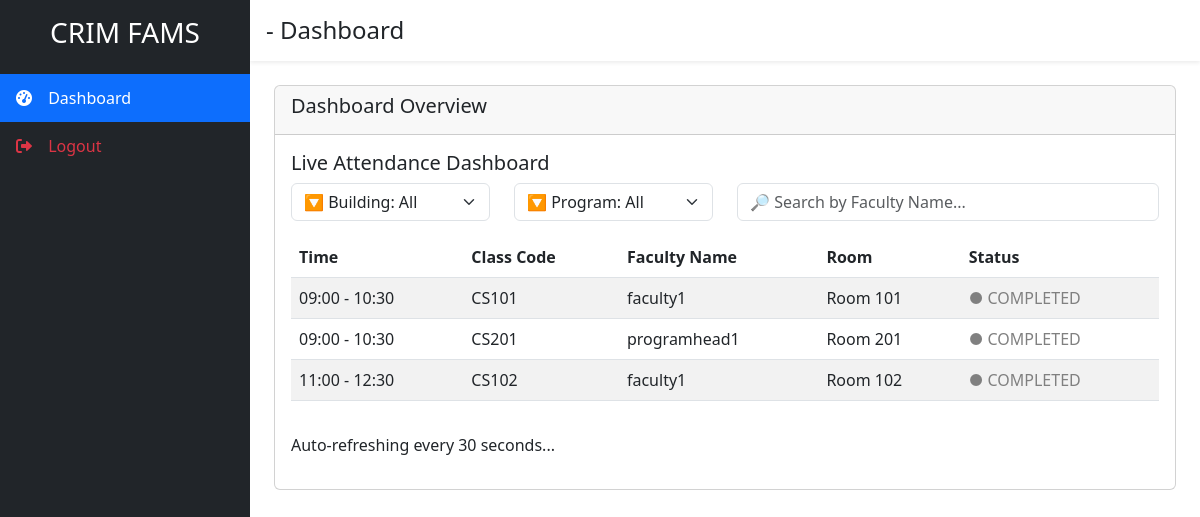
The page /frontend_php/dashboard.php (signed in) on the database its author committed.
### tables this page shows
CREATE TABLE schedules (
    id INT AUTO_INCREMENT PRIMARY KEY,
    faculty_id INT,
    course_code VARCHAR(50),
    room_number VARCHAR(50),
    start_time TIME,
    end_time TIME,
    date DATE,
    FOREIGN KEY (faculty_id) REFERENCES users(id)
);

CREATE TABLE users (
    id INT AUTO_INCREMENT PRIMARY KEY,
    username VARCHAR(50) UNIQUE NOT NULL,
    password VARCHAR(255) NOT NULL,
    role ENUM('ADMIN', 'FACULTY', 'SECRETARY', 'PROGRAM_HEAD') NOT NULL,
    email VARCHAR(100),
    created_at TIMESTAMP DEFAULT CURRENT_TIMESTAMP
);

### frontend_php/dashboard.php (the view, shortened to what this page needs)
<!DOCTYPE html>
<html lang="en">
<head>
    <link href="https://cdn.jsdelivr.net/npm/bootstrap@5.3.0/dist/css/bootstrap.min.css" rel="stylesheet">
    <link href="https://cdnjs.cloudflare.com/ajax/libs/font-awesome/6.0.0/css/all.min.css" rel="stylesheet">
    <link href="../frontend/css/dashboard.css" rel="stylesheet">
</head>
<body>
    <div class="d-flex">
        <nav class="sidebar bg-dark">
            <div class="sidebar-header">
                <h3 class="text-white text-center py-3">CRIM FAMS</h3>
            </div>
            <ul class="nav flex-column">
                <li class="nav-item">
                    <a class="nav-link active" href="dashboard.php">
                        <i class="fas fa-tachometer-alt"></i> Dashboard
                    </a>
                </li>
                <li class="nav-item mt-auto">
                    <a class="nav-link text-danger" href="logout.php">
                        <i class="fas fa-sign-out-alt"></i> Logout
                    </a>
                </li>
            </ul>
        </nav>
        <div class="main-content flex-grow-1">
            <header class="bg-white shadow-sm p-3 d-flex align-items-center">
                <h4 class="mb-0"><?php echo $_SESSION['role']; ?> - <?php echo in_array($_SESSION['role'], ['PROGRAM_HEAD', 'SECRETARY', 'ADMIN']) ? 'Live Attendance Dashboard' : 'Dashboard'; ?></h4>
            </header>
            <main class="p-4">
                <div class="row">
                    <div class="col-md-12">
                        <div class="card">
                            <div class="card-header">
                                <h5>Dashboard Overview</h5>
                            </div>
                            <div class="card-body">
                                <?php
                                $db = Database::getInstance()->getConnection();
                                $role = $_SESSION['role'];
                                $user_id = $_SESSION['user_id'];
                                if ($role === 'FACULTY') {
                                    $stmt = $db->prepare('SELECT * FROM schedules WHERE faculty_id = ? AND date = CURDATE() ORDER BY start_time');
                                    $stmt->execute([$user_id]);
                                    $schedules = $stmt->fetchAll(PDO::FETCH_ASSOC);
                                    if ($schedules) {
                                        echo '<h5>Your Schedule Today</h5>';
                                        echo '<ul class="list-group mb-3">';
                                        foreach ($schedules as $schedule) {
                                            echo '<li class="list-group-item d-flex justify-content-between align-items-center">';
                                            echo $schedule['course_code'] . ' - ' . $schedule['room_number'];
                                            echo '<span class="badge bg-primary">' . date('H:i', strtotime($schedule['start_time'])) . ' - ' . date('H:i', strtotime($schedule['end_time'])) . '</span>';
                                            echo '</li>';
                                        }
                                        echo '</ul>';
                                    } else {
                                        echo '<p>No classes scheduled for today.</p>';
                                    }
                                    echo '<div class="d-flex flex-column flex-md-row gap-3 mb-4">';
                                    echo '<button class="btn btn-success btn-lg" onclick="openScanner(\'office\')">🏢 SCAN OFFICE TIME-IN/OUT</button>';
                                    echo '<button class="btn btn-primary btn-lg" onclick="openScanner(\'classroom\')">🚪 SCAN CLASSROOM CHECK-IN</button>';
                                    echo '</div>';
                                } elseif (in_array($role, ['PROGRAM_HEAD', 'SECRETARY', 'ADMIN'])) {
                                    $query = 'SELECT s.*, u.username FROM schedules s JOIN users u ON s.faculty_id = u.id WHERE s.date = CURDATE() ORDER BY s.start_time';
                                    $stmt = $db->query($query);
                                    $schedules = $stmt->fetchAll(PDO::FETCH_ASSOC);
                                    echo '<h5>Live Attendance Dashboard</h5>';
                                    echo '<div class="row mb-3">';
                                    echo '<div class="col-md-3"><select class="form-select"><option>🔽 Building: All</option><option>Building A</option><option>Building B</option></select></div>';
                                    echo '<div class="col-md-3"><select class="form-select"><option>🔽 Program: All</option><option>CS</option><option>IT</option></select></div>';
                                    echo '<div class="col-md-6"><input type="text" class="form-control" placeholder="🔎 Search by Faculty Name..."></div>';
                                    echo '</div>';
                                    if ($schedules) {
                                        echo '<div class="table-responsive">';
                                        echo '<table class="table table-striped">';
                                        echo '<thead><tr><th>Time</th><th>Class Code</th><th>Faculty Name</th><th>Room</th><th>Status</th></tr></thead>';
                                        echo '<tbody>';
                                        foreach ($schedules as $schedule) {
                                            $now = time();
                                            $start = strtotime($schedule['date'] . ' ' . $schedule['start_time']);
                                            $end = strtotime($schedule['date'] . ' ' . $schedule['end_time']);
                                            if ($now >= $start && $now <= $end) {
                                                $status = 'PRESENT';
                                                $color = 'green';
                                            } elseif ($now > $end) {
                                                $status = 'COMPLETED';
                                                $color = 'gray';
                                            } else {
                                                $status = 'UPCOMING';
                                                $color = 'gray';
                                            }
                                            echo '<tr>';
                                            echo '<td>' . date('H:i', strtotime($schedule['start_time'])) . ' - ' . date('H:i', strtotime($schedule['end_time'])) . '</td>';
                                            echo '<td>' . $schedule['course_code'] . '</td>';
                                            echo '<td>' . $schedule['username'] . '</td>';
                                            echo '<td>' . $schedule['room_number'] . '</td>';
                                            echo '<td><span style="color:' . $color . ';">● ' . $status . '</span></td>';
                                            echo '</tr>';
                                        }
                                        echo '</tbody></table></div>';
                                        echo '<p class="mt-3">Auto-refreshing every 30 seconds...</p>';
                                    } else {
                                        echo '<p>No classes scheduled for today.</p>';
                                    }
                                }
                                ?>
                            </div>
                        </div>
                    </div>
                </div>
            </main>
        </div>
    </div>
</body>
</html>

### frontend/css/dashboard.css (style rules this page uses)
.sidebar { width: 250px; height: 100vh; position: fixed; top: 0; left: 0; z-index: 1000; overflow-y: auto; }
.sidebar .nav-link { color: #adb5bd; padding: 0.75rem 1rem; border: none; border-radius: 0; }
.sidebar .nav-link.active { color: #fff; background-color: #0d6efd; }
.sidebar .nav-link i { margin-right: 0.5rem; width: 20px; }
.main-content { margin-left: 250px; min-height: 100vh; }

### rows shown on the page
schedules: start_time "09:00", end_time "10:30", course_code "CS101", faculty.username "faculty1", room_number "Room 101", status "COMPLETED"
schedules: start_time "09:00", end_time "10:30", course_code "CS201", faculty.username "programhead1", room_number "Room 201", status "COMPLETED"
schedules: start_time "11:00", end_time "12:30", course_code "CS102", faculty.username "faculty1", room_number "Room 102", status "COMPLETED"
